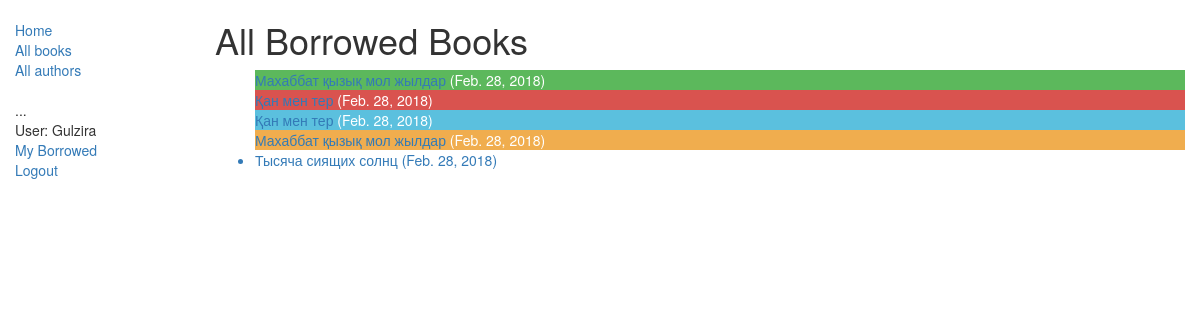
The app's page /catalog/mybooks/ (signed in) with its own data.
### catalog/models.py (models this page shows, shortened)
class BookInstance(models.Model):
    borrower = models.ForeignKey(User, on_delete=models.SET_NULL, null=True, blank=True)
    id = models.UUIDField(primary_key=True, default=uuid.uuid4, help_text="Unique ID for this particular book across whole library")
    book = models.ForeignKey('Book', on_delete=models.SET_NULL, null=True)
    imprint = models.CharField(max_length=200)
    due_back = models.DateField(null=True, blank=True)
    LOAN_STATUS = (
        ('m', 'Maintenance'),
        ('o', 'On loan'),
        ('a', 'Available'),
        ('r', 'Reserved'),
    )
    status = models.CharField(max_length=1, choices=LOAN_STATUS, blank=True, default='m', help_text='Book availability')
    class Meta:
        ordering = ["due_back"]
        permissions = (("can_mark_returned", "Set book as returned"),)
    @property
    def is_overdue(self):
        if self.due_back and date.today() > self.due_back:
            return True
        return False

class Book(models.Model):
    title = models.CharField(max_length=200)
    author = models.ForeignKey('Author', on_delete=models.SET_NULL, null=True)
    summary = models.TextField(max_length=1000, help_text='Кітаптың сипаттамасын еңгізіңіз')
    isbn = models.CharField('ISBN',max_length=15, help_text='15 Character <a href="https://www.isbn-international.org/content/what-isbn">ISBN number</a>')
    genre = models.ManyToManyField(Genre, help_text='Select a genre for this book')
    def display_genre(self):
        """
        Creates a string for the Genre. This is required to display genre in Admin.
        """
        return ', '.join([ genre.name for genre in self.genre.all()[:3] ])
    display_genre.short_description = 'Genre'

### catalog/views.py (the view)
# urls.py: path('mybooks/', views.LoanedBooksByUserListView.as_view(), name='my-borrowed'),
class LoanedBooksByUserListView(LoginRequiredMixin,generic.ListView):
    model = BookInstance
    template_name ='catalog/bookinstance_list_borrowed_user.html'
    paginate_by = 10
    def get_queryset(self):
        return BookInstance.objects.filter(borrower=self.request.user).filter(status__exact='o').order_by('due_back')

### catalog/templates/catalog/bookinstance_list_borrowed_user.html
{% extends "base_generic.html" %}
{% block content %}
<h1>All Borrowed Books</h1>
{% if bookinstance_list %}
<ul>
        {% for bookinst in bookinstance_list %}
        <li class={% if forloop.counter == 0 %}"btn-default"
        class={% elif forloop.counter == 1 %}"btn-success"
        class={% elif forloop.counter == 2 %}"btn-danger"
        class={% elif forloop.counter == 3 %}"btn-info"
        class={% elif forloop.counter == 4 %}"btn-warning"
        class={% elif forloop.counter == 5 %}"btn-link"
        class={% elif forloop.counter == 6 %}"btn-primary" {% endif %}
        class="{% if bookinst.is_overdue %}{% endif %}forloop.counter">
        <a href="{% url 'book-detail' bookinst.book.pk %}">{{bookinst.book.title}}</a> ({{ bookinst.due_back }}) {% if user.get_user %}-{{ bookinst.borrower }}{% endif %}
</li>
{% endfor %}
</ul>
{% else %}
<p>There are no books borrowed.</p>
{% endif %}
{% endblock %}

### catalog/templates/base_generic.html (shortened to what this page needs)
<!DOCTYPE html>
<html lang="en">
<head>
  <link rel="stylesheet" href="https://maxcdn.bootstrapcdn.com/bootstrap/3.3.7/css/bootstrap.min.css">
  {% load static %}
  <link rel="stylesheet" href="{% static 'css/styles.css' %}">
</head>
<body>
  <div class="container-fluid">
    <div class="row">
      <div class="col-sm-2">
      {% block sidebar %}
      <ul class="sidebar-nav">
          <li><a href="{% url 'index' %}">Home</a></li>
          <li><a href="{% url 'books' %}">All books</a></li>
          <li><a href="{% url 'authors' %}">All authors</a></li>
      </ul>
	  <ul class="sidebar-nav">
    ...
   {% if user.is_authenticated %}
     <li>User: {{ user.get_username }}</li>
          <li><a href="{% url 'my-borrowed' %}">My Borrowed</a></li>
     <li><a href="{% url 'logout'%}?next={{request.path}}">Logout</a></li>
   {% else %}
     <li><a href="{% url 'login'%}?next={{request.path}}">Login</a></li>
   {% endif %}
  </ul>
     {% endblock %}
      </div>
      <div class="col-sm-10 ">
      {% block content %}{% endblock %}
      </div>
    </div>
  </div>
</body>
</html>

### catalog/static/css/styles.css (style rules this page uses)
.sidebar-nav { margin-top: 20px; padding: 0; list-style: none; }

### records on screen
BookInstance: book "Махаббат қызық мол жылдар", due_back "Feb. 28, 2018"
BookInstance: book "Қан мен тер", due_back "Feb. 28, 2018"
BookInstance: book "Қан мен тер", due_back "Feb. 28, 2018"
BookInstance: book "Махаббат қызық мол жылдар", due_back "Feb. 28, 2018"
BookInstance: book "Тысяча сиящих солнц", due_back "Feb. 28, 2018"

### other values on screen
{{ user.get_username }} "Gulzira"
